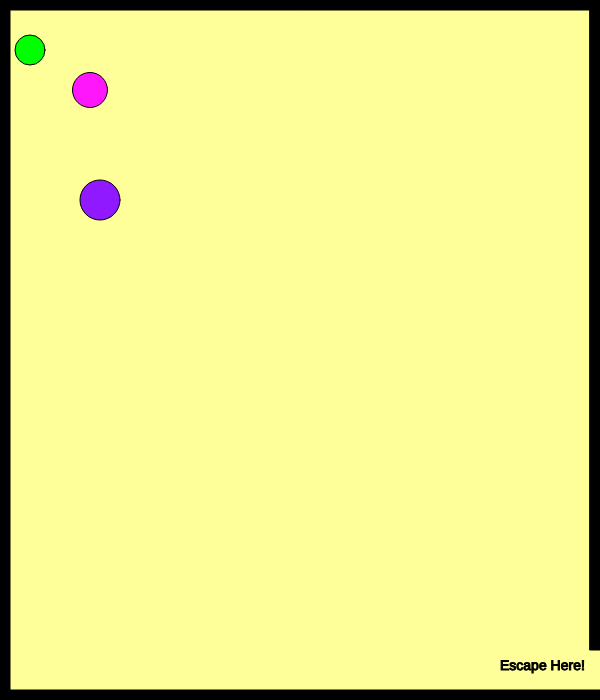
Frame 1 (no input)
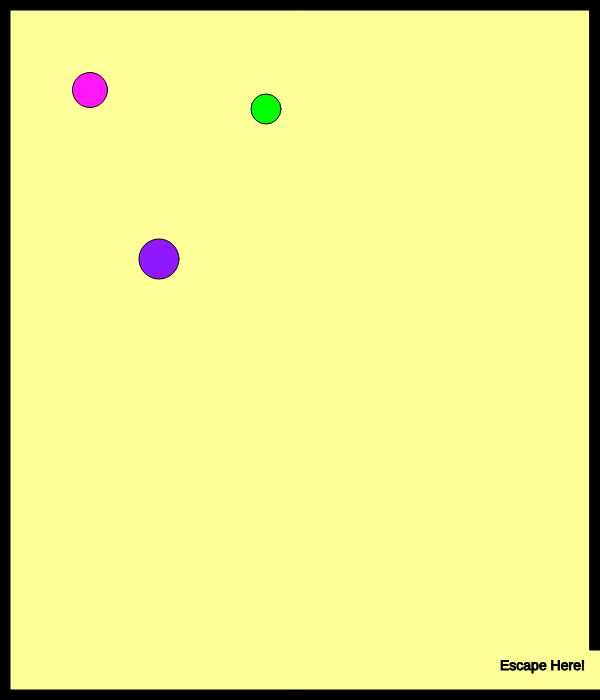
Frame 60 (no input)
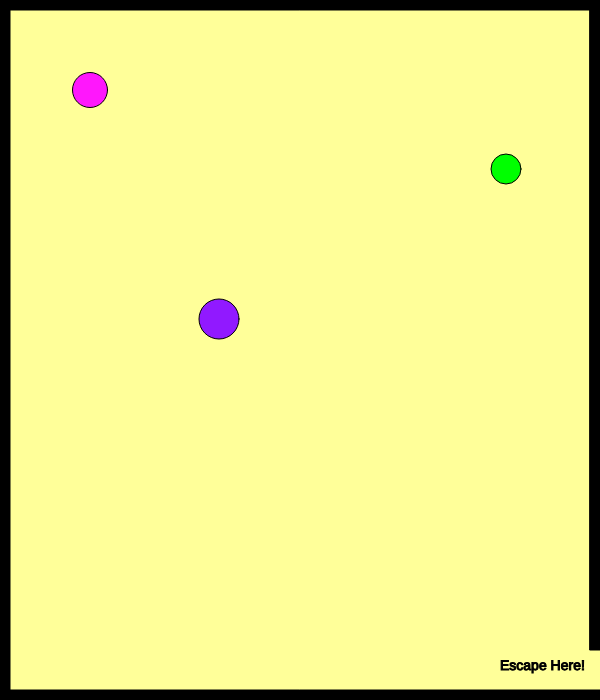
Frame 120 (the mouse pressed at the canvas centre since frame 60)

The p5.js sketch that drew these frames (run headless with seeded random() and noise() and a simulated clock; from frame 60 on, the mouse is pressed at the canvas centre):

// p5.js sketch
// ── sketch.js
// Starting location of player circle
var playerX = 90;
var playerY = 90;

// Defining key codes
var w = 87;
var s = 83;
var a = 65;
var d = 68;

// Starting locations of villains
var villainX = 30;
var villainY = 50;
var villainXSpeed;
var villainYSpeed;

var villain2X = 100;
var villain2Y = 200;
var villain2XSpeed;
var villain2YSpeed;

// Shape created when mouse is clicked.
var mouseShapeX;
var mouseShapeY;

function setup() {
    createCanvas(600, 700);
    // Get random speeds when it first starts for both villains
    villainXSpeed = Math.floor(Math.random() * (Math.floor(Math.random() * 5)) + 1);
    villainYSpeed = Math.floor(Math.random() * (Math.floor(Math.random() * 5)) + 1);
    
    villain2XSpeed = Math.floor(Math.random() * (Math.floor(Math.random() * 5)) + 1);
    villain2YSpeed = Math.floor(Math.random() * (Math.floor(Math.random() * 5)) + 1);
}

function draw() {
    // Borders
    background(255, 255, 153);
    stroke(0);
    fill(0);
    // top border
    rect(0,0,width,10);
    // left border
    rect(0,0,10,height);
    // bottom border
    rect(0, height-10,width, 10);
    // right upper border
    rect(width-10,0,10,height-50);

    // Escape message
    textSize(14);
    text("Escape Here!", width - 100, height - 30);

    // Player shape and color
    fill(255, 23, 252);
    circle(playerX, playerY, 35);

    // W, S, A, and D key movements
    if (keyIsDown(w)) {
        playerY -= 10;
    }
    if (keyIsDown(s)) {
        playerY += 10;
    }
    if (keyIsDown(a)) {
        playerX -= 10;
    }
    if (keyIsDown(d)) {
        playerX += 10;
    }

    // Villain 1
    fill(0, 255, 0);
    circle(villainX, villainY, 30);

    // Get random speed when it first starts
    villainX += villainXSpeed;
    villainY += villainYSpeed;

    // Verify if the villain has gone out of bounds
    if (villainX > width) {
        villainX = 0;
    }
    if (villainX < 0) {
        villainX = width;
    }
    if (villainY > height) {
        villainY = 0;
    }
    if (villainY < 0) {
        villainY = height;
    }

    // Villain 2
    fill(145, 25, 255);
    circle(villain2X, villain2Y, 40);

    // Get random speed when it first starts
    villain2X += villain2XSpeed;
    villain2Y += villain2YSpeed;

    // Verify if the villain has gone out of bounds
    if (villain2X > width) {
        villain2X = 0;
    }
    if (villain2X < 0) {
        villain2X = width;
    }
    if (villain2Y > height) {
        villain2Y = 0;
    }
    if (villain2Y < 0) {
        villain2Y = height;
    }

    // check to see if the character has left the exit
    if(playerX > width && playerY > width-50)
    {
        fill(0);
        stroke(5);
        textSize(26);
        text("You Win!", width/2-50, height/2-50);
    }

    // Create the shape based on the mouse click
    fill(120, 130, 140);
    circle(mouseShapeX, mouseShapeY, 25);
}

function mouseClicked() {
    mouseShapeX = mouseX;
    mouseShapeY = mouseY;
}
